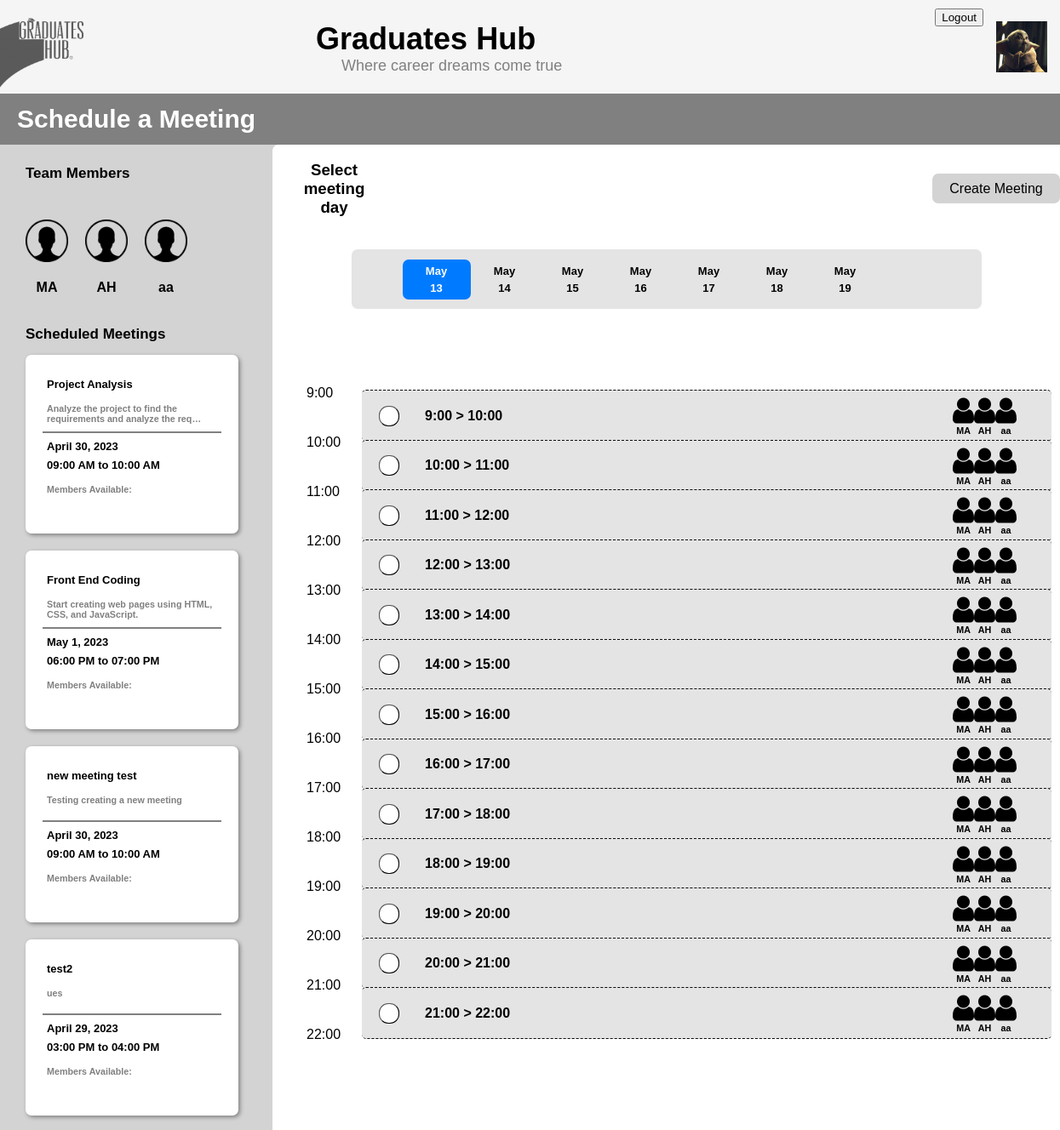
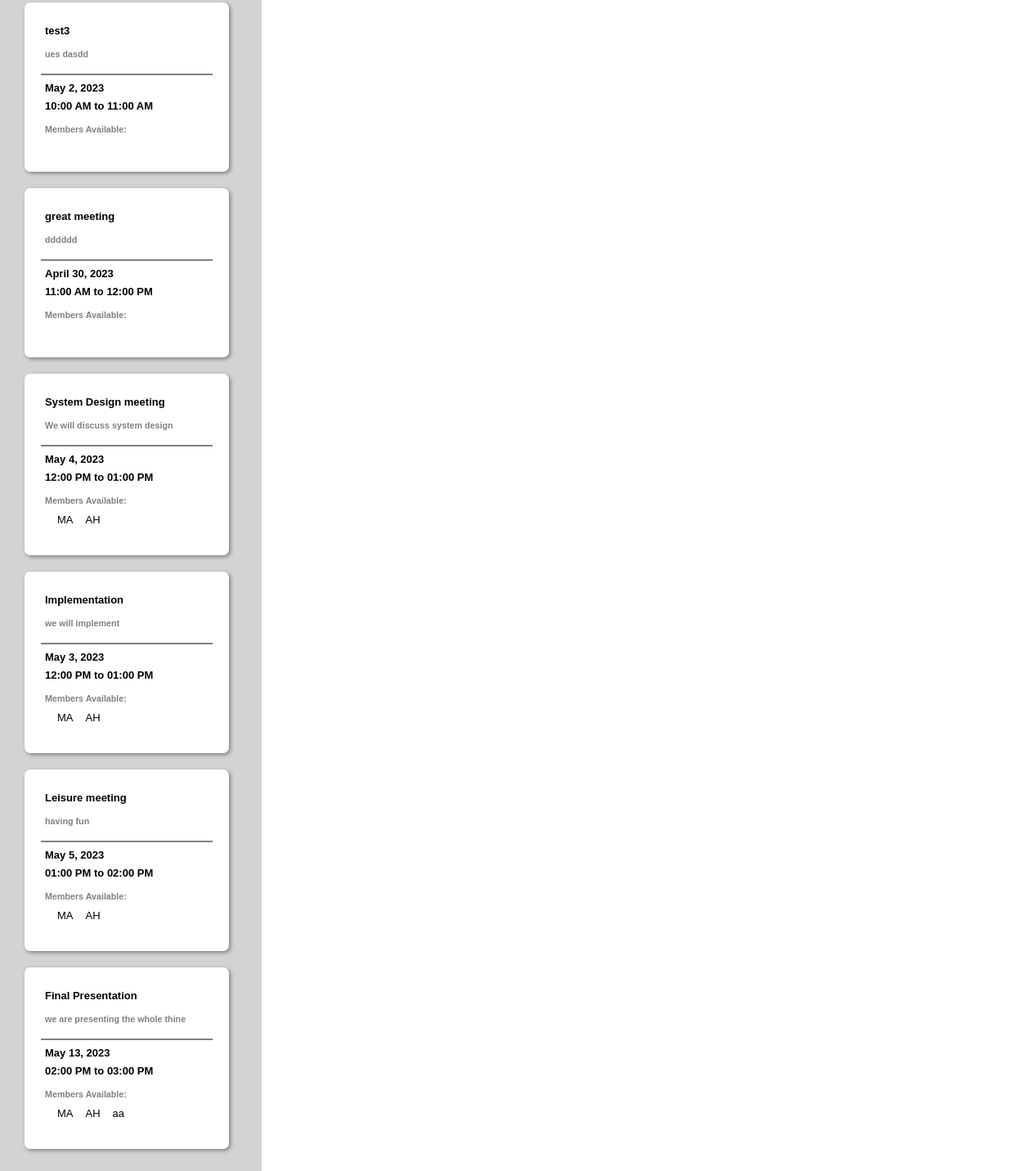
The page /hub/newmeeting/ (signed in) on the database its author committed (2 pictures, top to bottom).
### hub/models.py (models this page shows, shortened)
class User(models.Model):
    GENDERS = [('M', 'Male'), ('F', 'Female')]
    name = models.CharField(max_length=40)
    phone = models.PositiveIntegerField()
    bio = models.TextField(max_length=500)
    photo = models.ImageField(default='default.png',
                              upload_to='profile_pics/', blank=True)
    website = models.URLField(null=True, blank=True)
    email = models.EmailField()

class Student(User):
    PERSONALITIES = [('INTP', 'INTP'), ('INTJ', 'INTJ'), ('INFP', 'INFP'),
                     ('INFJ', 'INFJ'), ('ISTP', 'ISTP'), ('ISTJ', 'ISTJ'),
                     ('ISFP', 'ISFP'), ('ISFJ', 'ISFJ'), ('ENTP', 'ENTP'),
                     ('ENTJ', 'ENTJ'), ('ENFP', 'ENFP'), ('ENFJ', 'ENFJ'),
                     ('ESTP', 'ESTP'), ('ESTJ', 'ESTJ'), ('ESFP', 'ESFP'),
                     ('ESFJ', 'ESFJ')]
    ORDINALS = {1: 'First', 2: 'Second', 3: 'Third', 4: 'Fourth', 5: 'Fifth',
                6: 'Sixth', 7: 'Seventh', 8: 'Eighth', 9: 'Eighth', 10: 'tenth'}
    COMPATIBILITY_MATRIX = {
        'INTJ': ['ENFP', 'INFP', 'ENTJ', 'INTJ', 'INFJ', 'ISTJ'],
        'INTP': ['ENFJ', 'INFJ', 'ENTP', 'INTP', 'INFP', 'ISTP'],
        'INFJ': ['ENFP', 'INFP', 'ENTJ', 'INTJ', 'INFJ', 'ENFJ'],
        'INFP': ['ENFJ', 'INFJ', 'ENTP', 'INTP', 'INFP', 'ENFP'],
        'ISTJ': ['ENFJ', 'INFJ', 'ESFJ', 'ISFJ', 'ISTJ', 'ESTJ'],
        'ISFJ': ['ENFJ', 'INFJ', 'ESFJ', 'ISFJ', 'ISTJ', 'ESTJ'],
        'ISTP': ['ENFP', 'INFP', 'ENTP', 'INTP', 'ISFP', 'ISTP'],
        'ISFP': ['ENFJ', 'INFJ', 'ESFP', 'ISFP', 'ISTP', 'ESTP'],
        'ENTJ': ['ENFP', 'INFP', 'ENTJ', 'INTJ', 'INFJ', 'ENFJ'],
        'ENTP': ['ENFJ', 'INFJ', 'ENTP', 'INTP', 'INFP', 'ENFP'],
        'ENFJ': ['ENFP', 'INFP', 'ENTJ', 'INTJ', 'INFJ', 'ENTP'],
        'ENFP': ['ENFJ', 'INFJ', 'ENTP', 'INTP', 'INFP', 'ENFP'],
        'ESTJ': ['ESFJ', 'ISFJ', 'ISTJ', 'ESTJ', 'ENTJ', 'INTJ'],
        'ESFJ': ['ESFJ', 'ISFJ', 'ISTJ', 'ESTJ', 'ENFJ', 'INFJ'],
        'ESTP': ['ESFP', 'ISFP', 'ISTP', 'ESTP', 'ENTP', 'INTP'],
        'ESFP': ['ESFJ', 'ISFJ', 'ESFP', 'ISFP', 'ISTP', 'ESTP']
    }
    auth_user = models.OneToOneField(
        AuthUser, on_delete=models.CASCADE, related_name='profile')
    gender = models.CharField(max_length=1, choices=User.GENDERS)
    year = models.PositiveIntegerField()
    personality = models.CharField(max_length=4, choices=PERSONALITIES)
    team = models.ForeignKey(
        Team, null=True, on_delete=models.SET_NULL, blank=True)
    design_semester = models.ForeignKey(
        Semester, null=True, on_delete=models.SET_NULL, blank=True)
    skills = models.ManyToManyField(
        'Skill')
    occupancies = models.ManyToManyField('Occupancy', blank=True)

class Meeting(models.Model):
    title = models.CharField(max_length=30)
    description = models.TextField()
    start_time = models.TimeField()
    end_time = models.TimeField()
    date = models.DateField()
    team = models.ForeignKey(Team, on_delete=models.CASCADE, null=False)
    creator = models.ForeignKey(
        Student, on_delete=models.SET_NULL, null=True, related_name='meetings_created')
    members_available = models.ManyToManyField(
        'Student', blank=True, related_name='meetings_available')

### hub/views.py (the view, shortened to what this page needs)
# urls.py: path("newmeeting/", views.get_schedule_meeting_page, name='new-meeting'),
@login_required
def get_schedule_meeting_page(request):
    team = request.user.profile.team
    team_members = Student.objects.filter(team=team)
    meetingsObj = Meeting.objects.filter(team=team)
    meetings = []
    for meeting in meetingsObj:
        meetings.append({"title": meeting.title, "description": meeting.description, "date": meeting.date,
                         "start_time": meeting.start_time.strftime('%I:%M %p'), "end_time": meeting.end_time.strftime('%I:%M %p'),
                         "members_available": meeting.members_available})
    context = {"team_members": team_members, "meetings": meetings}
    return render(request, 'hub/schedule_meeting.html', context)

### hub/templates/hub/schedule_meeting.html (shortened to what this page needs)
{% load static %}
<!DOCTYPE html>
<html>
<head>
	<link rel="stylesheet" type="text/css" href="{% static 'hub/css/schedule_meeting.css' %}">
    <link rel="stylesheet" href="https://cdnjs.cloudflare.com/ajax/libs/font-awesome/4.7.0/css/font-awesome.min.css">
</head>
<body>
	<header>
		<div class="logo">
			<a  href="{% url 'student-home' %}"><img src="{% static 'hub/img/GraduatesHubLogo.png' %}" alt="Graduates Hub Logo"></a>
		</div>
		<div class="title">
			<h1>Graduates Hub</h1>
			<p>Where career dreams come true</p>
		</div>
        <a href="/logout/"><button class="logout-button"> Logout </button></a>
        <a href="/hub/student-profile/{{user.profile.id}}">
        <img src="{{user.profile.photo.url}}" class="head-profile" width="60px" height="60px">
        </a>
	</header>
    <div class = "bar">
        <h2>Schedule a Meeting</h2>
    </div>
    <div class="content">
        <div class="sideinfo">
            <div class="team">
                <h2>Team Members</h2>
                <div class="members">
                    {% for tmember in team_members %}
                    <div class="member">
                      <img src="{% static 'hub/img/Profile_photo.png' %}" title="{{ tmember.name }}">
                      <h4>{{ tmember.name }}</h4>
                    </div>
                    {% endfor %}
                </div>
                <div class="meetings">
                    <h2>Scheduled Meetings</h2>
                    {% for meeting in meetings %}
                    <div class="meeting">
                        <h5 class="title">{{meeting.title}}</h5>
                        <div class="desc_container">
                            <h6 class="description">{{meeting.description}}</h6>
                        </div>
                        <hr>
                        <h5 class="date">{{meeting.date}}</h5>
                        <h5 class="time">{{meeting.start_time}} to {{meeting.end_time}} </h5>
                        <h6>Members Available:</h6>
                        <ul class="available-list">
                            {% for student in meeting.members_available.all %}
                                <li>{{ student.name }}</li>
                            {% endfor %}
                            </ul>
                    </div>
                    {% endfor %}
                </div>
            </div>
        </div>
        <div class="schedule_container">
            <div class="top_bar">
                <h3>Select meeting day</h3>
                <div class="create_btn">
                    <button id="myButton">Create Meeting</button>
                </div>
            </div>
            <div class="select_day">
                <ion-icon name="chevron-back-circle-outline" onclick="previousDays()"></ion-icon>
                <div class="days"></div>
                <ion-icon name="chevron-forward-circle-outline" onclick="nextDays()"></ion-icon>
              </div>
            <div class="options">
                <ul class="times">
                    <li>9:00</li>
                    <li>10:00</li>
                    <li>11:00</li>
                    <li>12:00</li>
                    <li>13:00</li>
                    <li>14:00</li>
                    <li>15:00</li>
                    <li>16:00</li>
                    <li>17:00</li>
                    <li>18:00</li>
                    <li>19:00</li>
                    <li>20:00</li>
                    <li>21:00</li>
                    <li>22:00</li>
                </ul>
                <div class="sections">
                    <div class="time-slot" data-start-time="9:00" data-end-time="10:00" data-member1="no" data-member2="no" data-member3="no" data-member4="no">
                        <button class="btn"></button>
                        <h4>9:00 > 10:00</h4>
                        {% for member in team_members %}
                        <div class="icon">
                            <i class="fa fa-user" style="font-size:35px;color:black"></i>
                            <h6>{{member.name}}</h6>
                        </div>
                        {% endfor %}
                    </div>
                    <div class="time-slot" data-start-time="10:00" data-end-time="11:00" data-member1="no" data-member2="no" data-member3="no" data-member4="no">
                        <button class="btn"></button>
                        <h4>10:00 > 11:00</h4>
                        {% for member in team_members %}
                        <div class="icon">
                            <i class="fa fa-user" style="font-size:35px;color:black"></i>
                            <h6>{{member.name}}</h6>
                        </div>
                        {% endfor %}
                    </div>
                    <div class="time-slot" data-start-time="11:00" data-end-time="12:00" data-member1="no" data-member2="no" data-member3="no" data-member4="no">
                        <button class="btn"></button>
                        <h4>11:00 > 12:00</h4>
                        {% for member in team_members %}
                        <div class="icon">
                            <i class="fa fa-user" style="font-size:35px;color:black"></i>
                            <h6>{{member.name}}</h6>
                        </div>
                        {% endfor %}
                    </div>
                    <div class="time-slot" data-start-time="12:00" data-end-time="13:00" data-member1="no" data-member2="no" data-member3="no" data-member4="no">
                        <button class="btn"></button>
                        <h4>12:00 > 13:00</h4>
                        {% for member in team_members %}
                        <div class="icon">
                            <i class="fa fa-user" style="font-size:35px;color:black"></i>
                            <h6>{{member.name}}</h6>
                        </div>
                        {% endfor %}
                    </div>
                    <div class="time-slot" data-start-time="13:00" data-end-time="14:00" data-member1="no" data-member2="no" data-member3="no" data-member4="no">
                        <button class="btn"></button>
                        <h4>13:00 > 14:00</h4>
                        {% for member in team_members %}
                        <div class="icon">
                            <i class="fa fa-user" style="font-size:35px;color:black"></i>
                            <h6>{{member.name}}</h6>
                        </div>
                        {% endfor %}
                    </div>
                    <div class="time-slot" data-start-time="14:00" data-end-time="15:00" data-member1="no" data-member2="no" data-member3="no" data-member4="no">
                        <button class="btn"></button>
                        <h4>14:00 > 15:00</h4>
                        {% for member in team_members %}
                        <div class="icon">
                            <i class="fa fa-user" style="font-size:35px;color:black"></i>
                            <h6>{{member.name}}</h6>
                        </div>
                        {% endfor %}
                    </div>
                    <div class="time-slot" data-start-time="15:00" data-end-time="16:00" data-member1="no" data-member2="no" data-member3="no" data-member4="no">
                        <button class="btn"></button>
                        <h4>15:00 > 16:00</h4>
                        {% for member in team_members %}
                        <div class="icon">
                            <i class="fa fa-user" style="font-size:35px;color:black"></i>
                            <h6>{{member.name}}</h6>
                        </div>
                        {% endfor %}
                    </div>
                    <div class="time-slot" data-start-time="16:00" data-end-time="17:00" data-member1="no" data-member2="no" data-member3="no" data-member4="no">
                        <button class="btn"></button>
                        <h4>16:00 > 17:00</h4>
                        {% for member in team_members %}
                        <div class="icon">
                            <i class="fa fa-user" style="font-size:35px;color:black"></i>
                            <h6>{{member.name}}</h6>
                        </div>
                        {% endfor %}
                    </div>
                    <div class="time-slot" data-start-time="17:00" data-end-time="18:00" data-member1="no" data-member2="no" data-member3="no" data-member4="no">
                        <button class="btn"></button>
                        <h4>17:00 > 18:00</h4>
                        {% for member in team_members %}
                        <div class="icon">
                            <i class="fa fa-user" style="font-size:35px;color:black"></i>
                            <h6>{{member.name}}</h6>
                        </div>
                        {% endfor %}
                    </div>
                    <div class="time-slot" data-start-time="18:00" data-end-time="19:00" data-member1="no" data-member2="no" data-member3="no" data-member4="no">
                        <button class="btn"></button>
                        <h4>18:00 > 19:00</h4>
                        {% for member in team_members %}
                        <div class="icon">
                            <i class="fa fa-user" style="font-size:35px;color:black"></i>
                            <h6>{{member.name}}</h6>
                        </div>
                        {% endfor %}
                    </div>
                    <div class="time-slot" data-start-time="19:00" data-end-time="20:00" data-member1="no" data-member2="no" data-member3="no" data-member4="no">
                        <button class="btn"></button>
                        <h4>19:00 > 20:00</h4>
                        {% for member in team_members %}
                        <div class="icon">
                            <i class="fa fa-user" style="font-size:35px;color:black"></i>
                            <h6>{{member.name}}</h6>
                        </div>
                        {% endfor %}
                    </div>
                    <div class="time-slot" data-start-time="20:00" data-end-time="21:00" data-member1="no" data-member2="no" data-member3="no" data-member4="no">
                        <button class="btn"></button>
                        <h4>20:00 > 21:00</h4>
                        {% for member in team_members %}
                        <div class="icon">
                            <i class="fa fa-user" style="font-size:35px;color:black"></i>
                            <h6>{{member.name}}</h6>
                        </div>
                        {% endfor %}
                    </div>
                    <div class="time-slot" data-start-time="21:00" data-end-time="22:00" data-member1="no" data-member2="no" data-member3="no" data-member4="no">
                        <button class="btn"></button>
                        <h4>21:00 > 22:00</h4>
                        {% for member in team_members %}
                        <div class="icon">
                            <i class="fa fa-user" style="font-size:35px;color:black"></i>
                            <h6>{{member.name}}</h6>
                        </div>
                        {% endfor %}
                    </div>
                </div>
            </div>
        </div>
    </div>
</body>
</html>

### rows shown on the page
Meeting: title "Project Analysis", description "Analyze the project to find the requirements and analyze the…", date "April 30, 2023"
Meeting: title "Front End Coding", description "Start creating web pages using HTML, CSS, and JavaScript.", date "May 1, 2023"
Meeting: title "new meeting test", description "Testing creating a new meeting", date "April 30, 2023"
Meeting: title "test2", description "ues", date "April 29, 2023"
Meeting: title "test3", description "ues dasdd", date "May 2, 2023"
Meeting: title "great meeting", description "dddddd", date "April 30, 2023"
Meeting: title "System Design meeting", description "We will discuss system design", date "May 4, 2023"
Meeting: title "Implementation", description "we will implement", date "May 3, 2023"
Meeting: title "Leisure meeting", description "having fun", date "May 5, 2023"
Meeting: title "Final Presentation", description "we are presenting the whole thine", date "May 13, 2023"

### other values the page prints
{{ meeting.start_time }} "09:00 AM" "06:00 PM" "09:00 AM" "03:00 PM" "10:00 AM" "11:00 AM" "12:00 PM" "12:00 PM" "01:00 PM" "02:00 PM"
{{ meeting.end_time }} "10:00 AM" "07:00 PM" "10:00 AM" "04:00 PM" "11:00 AM" "12:00 PM" "01:00 PM" "01:00 PM" "02:00 PM" "03:00 PM"
